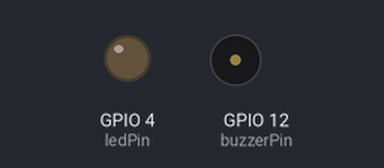
A sketch run on a simulated ESP8266 (NodeMCU). Shown: output pins drawn as LEDs (lit = HIGH), buzzer (waves = sounding, pin HIGH). WiFi joins after 1.5 s; servers stay silent unless stated; uploads are accepted with an empty reply; what the sketch prints to the serial monitor is not drawn.

Above: at 2.82 s.
At 8.48 s:
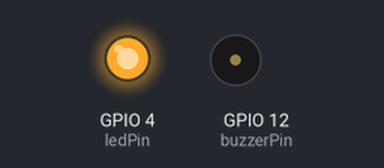
Timing chart, 0 to 8.8 s (numbered marks = the images above):
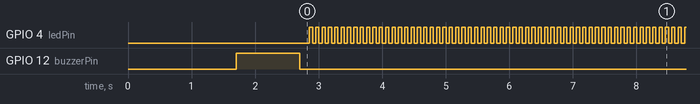

Measured:
- by itself, GPIO 4 (ledPin): moves between LOW and HIGH, repeating every 5.0 s

The sketch:

SimplySecureESP8266Client.ino
```cpp
#include <ESP8266HTTPClient.h>
#include <ESP8266WiFi.h>
#include <Ticker.h>
#include "Config.h"
#include "PiezoBuzzer.h"
#include "LEDLight.h"
#include "MagneticSensor.h"
#include "HTTPRequestHelper.h"
#include "ResponseDto.h"

int previousState = -1;
bool sendHeartbeat = false;

Config config;
PiezoBuzzer buzzer(config);
LEDLight ledLight(config);
MagneticSensor magneticSensor(config);
HTTPRequestHelper httpRequestHelper(config);

Ticker ticker;

void heartbeatHandler()
{
  sendHeartbeat = true;
}

void checkTriggered(ResponseDto &response)
{
  if (response.alarmTriggered())
  {
    buzzer.soundAlarm();
  }
  Serial.println(response.toString());
}

void setup()
{
  Serial.begin(115200);

  magneticSensor.activate();
  buzzer.activate();
  ledLight.activate();

  WiFi.begin(config.getWirelessNetworkName().c_str(), config.getWirelessNetworkPassword().c_str());

  while (WiFi.status() != WL_CONNECTED)
  {
    delay(500);
    Serial.println("Waiting for connection...");
  }

  ResponseDto response;

  previousState = magneticSensor.getGpioPinState();

  response = httpRequestHelper.sendBootMessage(previousState);

  if (response.isSuccessful())
  {
    buzzer.acknowledgeBoot();
  }

  ticker.attach(config.getHeartbeatFrequency(), heartbeatHandler);

  Serial.println("Booting complete");
}

void loop()
{
  delay(50);

  int currentState = magneticSensor.getGpioPinState();

  if (previousState != currentState)
  {
    Serial.println(currentState ? "Door Closed.." : "Door Opened..");

    ResponseDto response = httpRequestHelper.sendModuleEvent(currentState);

    checkTriggered(response);

    previousState = currentState;
  }

  if (sendHeartbeat == true)
  {
    ResponseDto response = httpRequestHelper.sendHeartbeat(currentState);

    checkTriggered(response);

    Serial.println("Heartbeat sent");
    sendHeartbeat = false;
  }

  ledLight.flash();
}
```

BaseComponent.h
```cpp
#include "Config.h"

#ifndef BASECOMPONENT
#define BASECOMPONENT

class BaseComponent
{
protected:
  Config config;

public:
  virtual void activate() = 0;
  BaseComponent(Config &config) : config(config){};
  ~BaseComponent() {}
};

#endif
```

HTTPRequestHelper.cpp
```cpp
#include <ESP8266HTTPClient.h>
#include <ESP8266WiFi.h>
#include <Arduino.h>
#include "Config.h"
#include "HTTPRequestHelper.h"
#include "ResponseDto.h"

HTTPRequestHelper::HTTPRequestHelper(Config &config) : config(config){};

String HTTPRequestHelper::getModuleJson(int &status)
{
  String sensorState = (status > 0) ? "1" : "0";

  String json = "{ \"ModuleId\":\"" + config.getModuleId() + "\", \"State\":" + sensorState + " }";

  return json;
}

ResponseDto HTTPRequestHelper::sendHeartbeat(int &status)
{
  if (WiFi.status() == WL_CONNECTED)
  {
    HTTPClient http;

    String serverEndpoint = config.getLocalServerUrl() + heartbeatEndpoint;

    http.begin(serverEndpoint);

    http.addHeader("Content-Type", "application/json");

    int httpCode = http.POST(getModuleJson(status));

    String payload = http.getString();

    http.end();

    ResponseDto response(httpCode, payload);

    return response;
  }

  return ResponseDto(500, "An error occurred");
}

ResponseDto HTTPRequestHelper::sendModuleEvent(int &status)
{
  if (WiFi.status() == WL_CONNECTED)
  {
    HTTPClient http;

    String serverEndpoint = config.getLocalServerUrl() + moduleEventEndpoint;

    http.begin(serverEndpoint);

    http.addHeader("Content-Type", "application/json");

    int httpCode = http.POST(getModuleJson(status));

    String payload = http.getString();

    http.end();

    ResponseDto response(httpCode, payload);

    return response;
  }

  return ResponseDto(500, "An error occurred");
}

ResponseDto HTTPRequestHelper::sendBootMessage(int &status)
{
  if (WiFi.status() == WL_CONNECTED)
  {
    HTTPClient http;

    String serverEndpoint = config.getLocalServerUrl() + bootEventEndpoint;

    http.begin(serverEndpoint);

    http.addHeader("Content-Type", "application/json");

    int httpCode = http.POST(getModuleJson(status));

    String payload = http.getString();

    http.end();

    ResponseDto response(httpCode, payload);

    return response;
  }

  return ResponseDto(500, "An error occurred");
}

HTTPRequestHelper::~HTTPRequestHelper() {}
```

HTTPRequestHelper.h
```cpp
#include <ESP8266HTTPClient.h>
#include <ESP8266WiFi.h>
#include <Arduino.h>
#include "Config.h"
#include "ResponseDto.h"
#include <WString.h>

#ifndef HTTPREQUESTHELPER
#define HTTPREQUESTHELPER

class HTTPRequestHelper
{
private:
  Config config;
  String heartbeatEndpoint = "/api/Heartbeat";
  String moduleEventEndpoint = "/api/ModuleEvent";
  String bootEventEndpoint = "/api/Boot";
  String getModuleJson(int &status);

public:
  ResponseDto sendHeartbeat(int &status);
  ResponseDto sendModuleEvent(int &status);
  ResponseDto sendBootMessage(int &status);

  HTTPRequestHelper(Config &config);
  ~HTTPRequestHelper();
};

#endif
```

LEDLight.cpp
```cpp
#include <Arduino.h>
#include "Config.h"
#include "LEDLight.h"
#include "BaseComponent.h"

LEDLight::LEDLight(Config &config) : BaseComponent(config){};

void LEDLight::activate()
{
    pinMode(config.getLEDPin(), OUTPUT);

    digitalWrite(config.getLEDPin(), LOW);
}

void LEDLight::flash()
{
    digitalWrite(config.getLEDPin(), lightOn ? LOW : HIGH);

    lightOn = !lightOn;
}

LEDLight::~LEDLight() {}
```

LEDLight.h
```cpp
#include <Arduino.h>
#include "Config.h"
#include "BaseComponent.h"

#ifndef LEDLIGHT
#define LEDLIGHT

class LEDLight : public BaseComponent
{
private:
  bool lightOn = false;

public:
  void flash();
  void activate();
  LEDLight(Config &config);
  ~LEDLight();
};

#endif
```

MagneticSensor.cpp
```cpp
#include <Arduino.h>
#include "Config.h"
#include "MagneticSensor.h"
#include "BaseComponent.h"

MagneticSensor::MagneticSensor(Config &config) : BaseComponent(config){};

void MagneticSensor::activate()
{
    pinMode(config.getMagneticSensorPin(), OUTPUT);
}

int MagneticSensor::getGpioPinState()
{
    return digitalRead(config.getMagneticSensorPin());
}

MagneticSensor::~MagneticSensor() {}
```

MagneticSensor.h
```cpp
#include <Arduino.h>
#include "Config.h"
#include "BaseComponent.h"

#ifndef MAGNETICSENSOR
#define MAGNETICSENSOR

class MagneticSensor : public BaseComponent
{
public:
  int getGpioPinState();
  void activate();
  MagneticSensor(Config &config);
  ~MagneticSensor();
};

#endif
```

PiezoBuzzer.cpp
```cpp
#include <Arduino.h>
#include "PiezoBuzzer.h"
#include "BaseComponent.h"

PiezoBuzzer::PiezoBuzzer(Config &config) : BaseComponent(config){};

void PiezoBuzzer::soundAlarm()
{
    for (int i = 0; i <= config.getNumberOfTimesToBeep(); i++)
    {
        beep(config.getDurationBetweenAlarmBeeps());
    }
}

void PiezoBuzzer::acknowledgeBoot()
{
    beep(config.getDurationOfBootAcknowledgment());
}

void PiezoBuzzer::activate()
{
    pinMode(config.getBuzzerPin(), OUTPUT);

    digitalWrite(config.getBuzzerPin(), LOW);
}

PiezoBuzzer::~PiezoBuzzer() {}
```

PiezoBuzzer.h
```cpp
#include <Arduino.h>
#include "Config.h"
#include "BaseComponent.h"

#ifndef PIEZOBUZZER
#define PIEZOBUZZER

class PiezoBuzzer : public BaseComponent
{
private:
  void beep(int durationToBeep)
  {
    digitalWrite(config.getBuzzerPin(), HIGH);
    delay(durationToBeep);
    digitalWrite(config.getBuzzerPin(), LOW);
    delay(100);
  }

public:
  void activate();
  void soundAlarm();
  void acknowledgeBoot();
  PiezoBuzzer(Config &config);
  ~PiezoBuzzer();
};

#endif
```

ResponseDto.cpp
```cpp
#include <Arduino.h>
#include "ResponseDto.h"

ResponseDto::ResponseDto(){};

ResponseDto::ResponseDto(int statusCode, String responsePayload) : statusCode(statusCode), responsePayload(responsePayload){};

int ResponseDto::getStatusCode()
{
  return statusCode;
}

bool ResponseDto::alarmTriggered()
{
  return responsePayload.indexOf("ALARM_FLAG") > 0;
}

String ResponseDto::toString()
{
  return responsePayload;
}

bool ResponseDto::isSuccessful()
{
  return getStatusCode() == 200;
}

String ResponseDto::getResonsePayload()
{
  return responsePayload;
}

ResponseDto::~ResponseDto() {}
```

ResponseDto.h
```cpp
#include <Arduino.h>
#include "Config.h"

#ifndef RESPONSEDTO
#define RESPONSEDTO

class ResponseDto
{
private:
  int statusCode = 0;
  String responsePayload = "";

public:
  int getStatusCode();
  bool alarmTriggered();
  bool isSuccessful();
  String getResonsePayload();
  String toString();
  ResponseDto();
  ResponseDto(int statusCode, String responsePayload);
  ~ResponseDto();
};

#endif
```

Config.cpp
```cpp
#include <WString.h>
#include "Config.h"

String Config::getWirelessNetworkName() const
{
    return wirelessNetworkName;
}

String Config::getWirelessNetworkPassword() const
{
    return wirelessNetworkPassword;
}

String Config::getLocalServerUrl() const
{
    return localServerUrl;
}

String Config::getModuleId() const
{
    return moduleId;
}

int Config::getHeartbeatFrequency() const
{
    return heartbeatFrequency;
}

int Config::getBuzzerPin() const
{
    return buzzerPin;
}

int Config::getLEDPin() const
{
    return ledPin;
}

int Config::getMagneticSensorPin() const
{
    return magneticSensorPin;
}

int Config::getNumberOfTimesToBeep() const
{
    return numberOfTimesToBeep;
}

int Config::getDurationBetweenAlarmBeeps() const
{
    return durationBetweenAlarmBeeps;
}

int Config::getDurationOfBootAcknowledgment() const
{
    return durationOfBootAcknowledgment;
}

Config::~Config() {}
```

Config.h
```cpp
#include <WString.h>
#include <Arduino.h>

#ifndef CONFIG
#define CONFIG

class Config
{
private:
  String wirelessNetworkName = "xxxxx";
  String wirelessNetworkPassword = "xxxxx";
  String localServerUrl = "http://192.168.2.10:18000";
  String moduleId = "89568b1c-1cdb-44c3-8676-3a077723e1cb";

  int heartbeatFrequency = 35;
  int buzzerPin = 12;
  int ledPin = 4;
  int magneticSensorPin = 2;
  int numberOfTimesToBeep = 10;
  int durationBetweenAlarmBeeps = 100;
  int durationOfBootAcknowledgment = 1000;

public:
  String getWirelessNetworkName() const;
  String getWirelessNetworkPassword() const;
  String getLocalServerUrl() const;
  String getModuleId() const;
  int getHeartbeatFrequency() const;
  int getBuzzerPin() const;
  int getLEDPin() const;
  int getMagneticSensorPin() const;
  int getNumberOfTimesToBeep() const;
  int getDurationBetweenAlarmBeeps() const;
  int getDurationOfBootAcknowledgment() const;
  ~Config();
};

#endif
```
